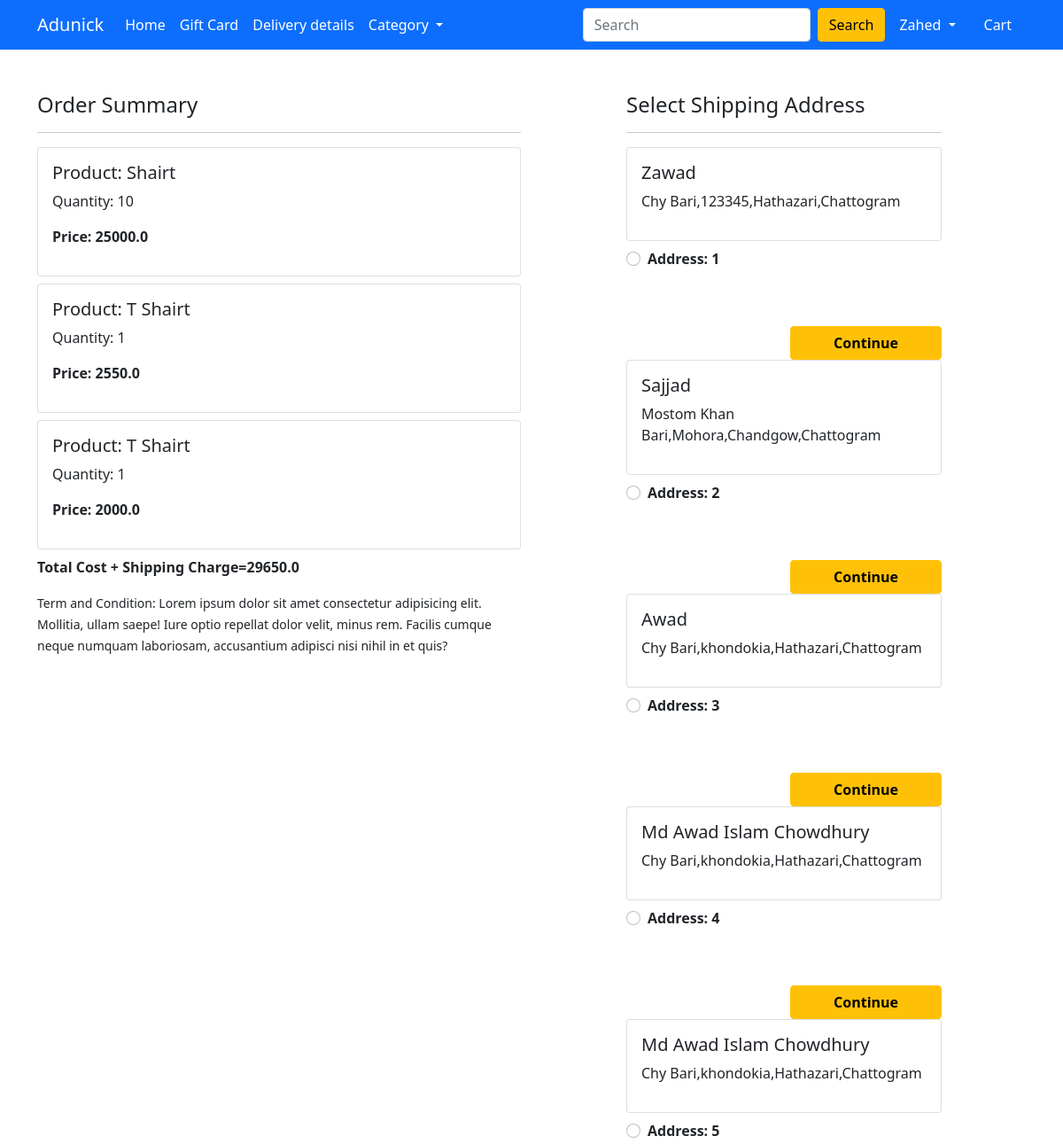
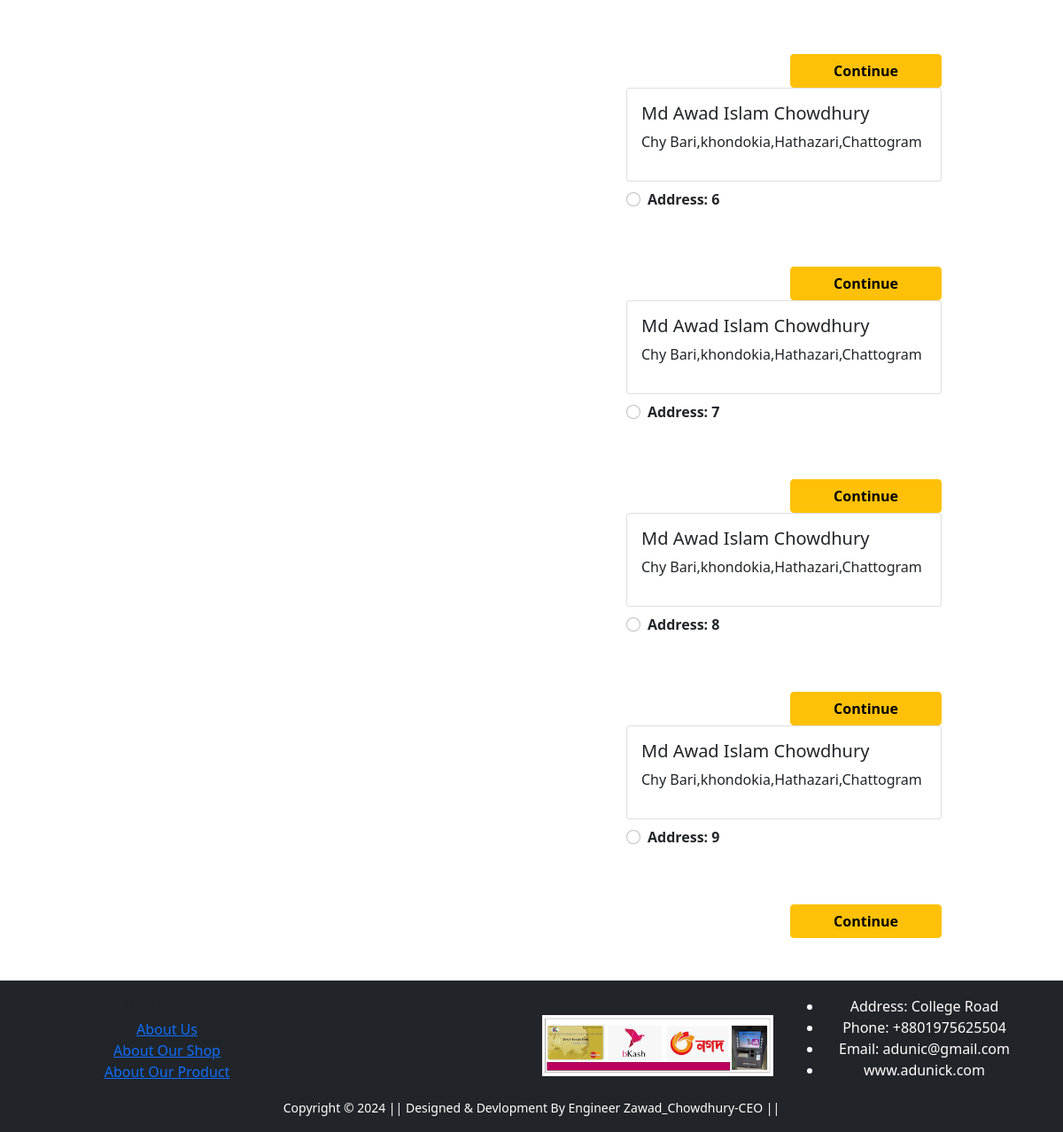
Screenshot of /checkout/ (signed in) with the database file from the repository (2 pictures, top to bottom).
### Shop/models.py (models this page shows, shortened)
class Cart(models.Model):
    user=models.ForeignKey(User,on_delete=models.CASCADE)
    product=models.ForeignKey(Product,on_delete=models.CASCADE)
    quantity=models.PositiveIntegerField(default=1)
    @property
    def product_total_price(self):
        return self.quantity * self.product.discounted_price

class Product(models.Model):
    title=models.CharField(max_length=100)
    selling_price=models.FloatField()
    discounted_price=models.FloatField()
    description=models.TextField()
    brand=models.CharField(max_length=100)
    category=models.CharField(choices=CATEGORY_CHOICES,max_length=200)
    product_image=models.ImageField(upload_to='product_img')

class Customer_Profile(models.Model):
    user=models.ForeignKey(User, on_delete=models.CASCADE)
    name=models.CharField(max_length=200)
    phone=models.IntegerField()
    country=models.CharField(choices=COUNTRY_CHOICES,max_length=200)
    division=models.CharField(choices=DIVISION_CHOICES,max_length=200)
    district=models.CharField(max_length=200)
    thana=models.CharField(max_length=50)
    vill_or_road=models.CharField(max_length=50)
    house_name=models.CharField(max_length=50)
    zipcode=models.IntegerField()

### Shop/views.py (the view)
# urls.py: path('checkout/', views.checkout, name='checkout'),
@login_required
def checkout(request):
     user=request.user
     add=Customer_Profile.objects.filter(user=user)
     cart_items=Cart.objects.filter(user=user)
     amount=0.0
     shipping_amount=100.0
     total_amount=0.0
     cart_product=[p for p in Cart.objects.all() if p.user==request.user]
     if cart_product:
               for p in cart_product:
                    temp_amount=(p.quantity * p.product.discounted_price)
                    amount+=temp_amount       # amount = amount + temp_amount
                    total_amount=amount+shipping_amount
     return render(request, 'Shop/checkout.html',{'add':add,'total_amount':total_amount,'cart_items':cart_items})

### Shop/templates/Shop/checkout.html (shortened to what this page needs)
{% extends 'Shop/base.html' %}
{% load static %}
{% block main-content %}
<div class="container">
    <div class="row mt-5">
        <div class="col-sm-6">
            <h4>Order Summary</h4>
            <hr>
            {% for item in cart_items %}
            <div class="card mb-2">
                <div class="card-body">
                    <h5>Product: {{item.product.title}}</h5>
                    <p>Quantity: {{item.quantity}} </p>
                    <p class="fw-bold">Price: {{item.product_total_price}}</p>
                </div>
            </div>
            {% endfor %}
            <p class="fw-bold">Total Cost + Shipping Charge={{total_amount}}</p>
            <small>Term and Condition: Lorem ipsum dolor sit amet consectetur adipisicing elit. Mollitia, ullam saepe!
                Iure optio repellat dolor velit, minus rem. Facilis cumque neque numquam laboriosam, accusantium
                adipisci nisi nihil in et quis?</small>
        </div>
        <div class="col-sm-4 offset-sm-1">
            <h4>Select Shipping Address</h4>
            <hr>
            <form action="/paymentdone">
                {% for ad in add %}
                <div class="card">
                    <div class="card-body">
                        <h5>{{ad.name}}</h5>
                        <p>{{ad.house_name}},{{ad.vill_or_road}},{{ad.thana}},{{ad.division}}</p>
                    </div>
                </div>
                <div class="form-check mt-2 mb-5">
                    <input class="form-check-input" type="radio" name="custid" id="custadd{{forloop.counter}}" value="{{ad.id}}">
                    <label class="form-check-label fw-bold" for="custadd">
                        Address: {{forloop.counter}} </label>
                </div>
                <div class="text-end">
                    <button type="submit" class="btn btn-warning mt-3 px-5 fw-bold">Continue</button>
                </div>
                {% endfor %}
            </form>
        </div>
    </div>
</div>
{% endblock main-content %}

### Shop/templates/Shop/base.html (shortened to what this page needs)
<!doctype html>
{% load static %}
<html lang="en">
<head>
    <link href="https://cdn.jsdelivr.net/npm/bootstrap@5.0.0-beta1/dist/css/bootstrap.min.css" rel="stylesheet"
>
    <link rel="stylesheet" href="{% static 'Shop/css/owl.carousel.min.css' %}">
    <link rel="stylesheet" href="{% static 'Shop/css/all.min.css' %}">
    <link rel="stylesheet" href="{% static 'Shop/css/style.css' %}">
</head>
<body>
    <nav class="navbar navbar-expand-lg navbar-dark bg-primary">
        <div class="container">
            <a class="navbar-brand" href="/">Adunick</a>
            <div class="collapse navbar-collapse" id="navbarSupportedContent">
                <ul class="navbar-nav me-auto mb-2 mb-lg-0">
                    <li class="nav-item">
                        <a class="nav-link active" aria-current="page" href="/">Home</a>
                    </li>
                    <li class="nav-item">
                        <a class="nav-link active" aria-current="page" href="#">Gift Card</a>
                    </li>
                    <li class="nav-item">
                        <a class="nav-link active" aria-current="page" href="#">Delivery details</a>
                    </li>
                    <li class="nav-item dropdown">
                        <a class="nav-link dropdown-toggle text-white" href="#" id="electronicsDropdown" role="button"
                            data-bs-toggle="dropdown" aria-expanded="false">
                            Category
                        </a>
                    </li>
                </ul>
                <form class="d-flex" action="{% url 'search_item' %}" method="GET">
                    <input class="form-control me-2" name="quary" type="search" placeholder="Search" aria-label="Search">
                    <button class="btn btn-warning" type="submit">Search</button>
                </form>
                <div>
                    <ul class="navbar-nav me-auto mb-2 mb-lg-0">
                        {% if request.user.is_authenticated %}
                        <li class="nav-item dropdown mx-2">
                            <a class="nav-link dropdown-toggle text-white" href="#" id="profileDropdown" role="button"
                                data-bs-toggle="dropdown" aria-expanded="false">
                                {{request.user|capfirst}}
                            </a>
                        </li>
                        <li class="nav-item mx-2">
                            <a href="{% url 'show_cart' %}" class="nav-link text-white"> Cart </a>
                        </li>
                        {% endif %}
                    </ul>
                </div>
            </div>
        </div>
    </nav>
    {% block main-content %} {% endblock main-content %}
    <footer class="container-fluid bg-dark text-center p-3 mt-5">
        <div class="container text-center">
            <div class="row align-items-center">
                <div class="col">
                    <h6>Useful Links</h6>
                        <ul>
                            <li><a href="#">About Us</a></li>
                            <li><a href="#">About Our Shop</a></li>
                            <li><a href="#">About Our Product</a></li>
                        </ul>
                </div>
              <div class="col">
                <img src="{% static 'Shop/images/Payment.png' %}" alt="" srcset="" class="img-fluid" height="2px">
              </div>
              <div class="col">
                <ul class="text-white">
                    <li>Address: College Road</li>
                    <li>Phone: +8801975625504</li>
                    <li>Email: adunic@gmail.com</li>
                    <li>www.adunick.com</li>
                </ul>
            </div>
            </div>
          </div>
 <small class="text-white">Copyright &copy; 2024 || Designed & Devlopment By Engineer Zawad_Chowdhury-CEO || </small>
        </footer>
</body>
</html>

### rows the page displays
Cart: product "Shairt", quantity "10", product_total_price "25000.0"
Cart: product "T Shairt", quantity "1", product_total_price "2550.0"
Cart: product "T Shairt", quantity "1", product_total_price "2000.0"
Customer_Profile: name "Zawad", house_name "Chy Bari", vill_or_road "123345", thana "Hathazari", division "Chattogram"
Customer_Profile: name "Sajjad", house_name "Mostom Khan Bari", vill_or_road "Mohora", thana "Chandgow", division "Chattogram"
Customer_Profile: name "Awad", house_name "Chy Bari", vill_or_road "khondokia", thana "Hathazari", division "Chattogram"
Customer_Profile: name "Md Awad Islam Chowdhury", house_name "Chy Bari", vill_or_road "khondokia", thana "Hathazari", division "Chattogram"
Customer_Profile: name "Md Awad Islam Chowdhury", house_name "Chy Bari", vill_or_road "khondokia", thana "Hathazari", division "Chattogram"
Customer_Profile: name "Md Awad Islam Chowdhury", house_name "Chy Bari", vill_or_road "khondokia", thana "Hathazari", division "Chattogram"
Customer_Profile: name "Md Awad Islam Chowdhury", house_name "Chy Bari", vill_or_road "khondokia", thana "Hathazari", division "Chattogram"
Customer_Profile: name "Md Awad Islam Chowdhury", house_name "Chy Bari", vill_or_road "khondokia", thana "Hathazari", division "Chattogram"
Customer_Profile: name "Md Awad Islam Chowdhury", house_name "Chy Bari", vill_or_road "khondokia", thana "Hathazari", division "Chattogram"

### other values shown
{{ request.user|capfirst }} "Zahed"
{{ total_amount }} "29650.0"
